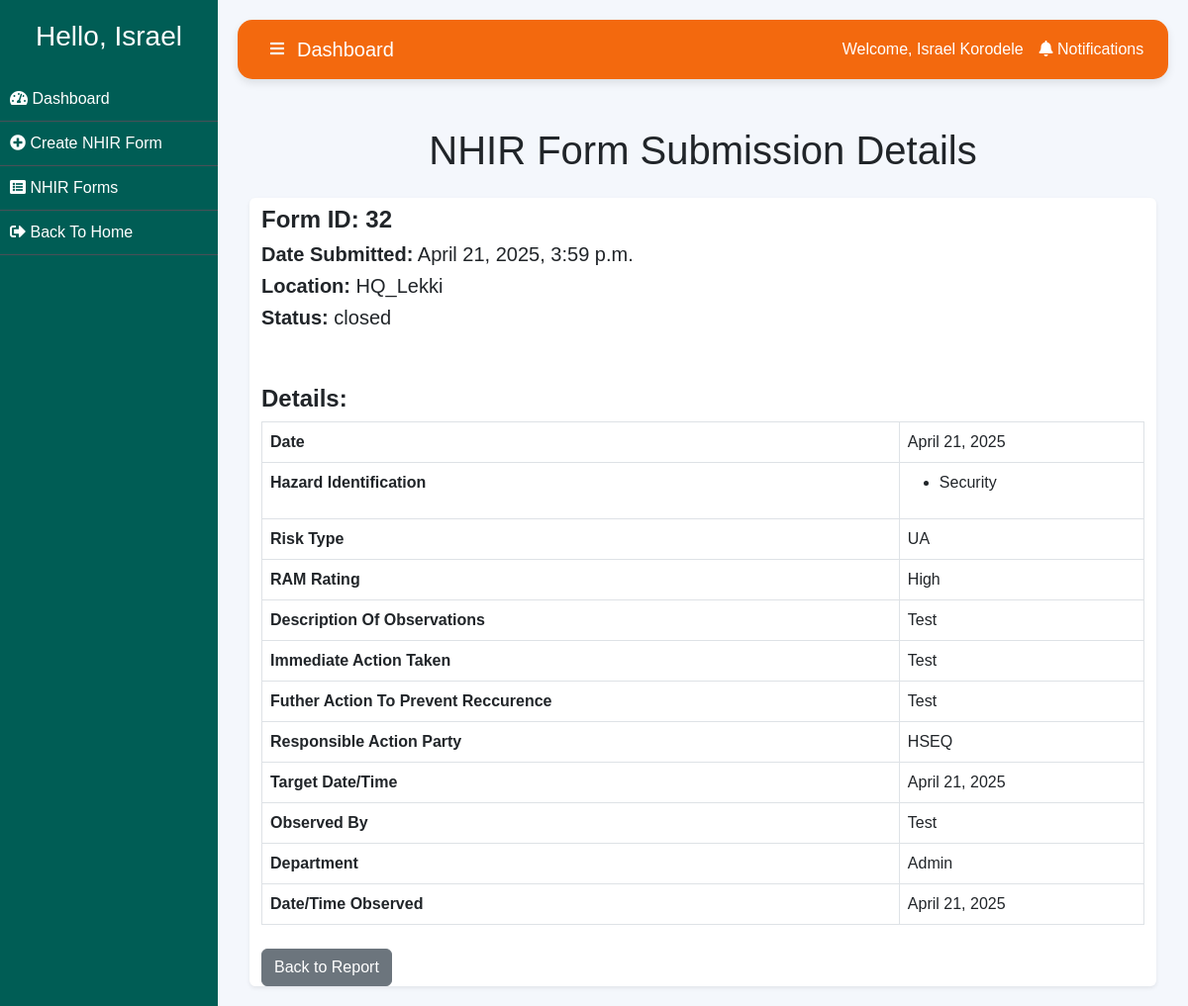
The app's page /view_nhis_form/32/ (signed in) with its own data.
### app/models.py (models this page shows, shortened)
class NHISForm(models.Model):
    user = models.ForeignKey(User, null=True, on_delete=models.CASCADE)
    date_submitted = models.DateTimeField(auto_now_add=True, null=True)
    location = models.CharField(max_length=50, choices=[
        ('HQ_Lekki', 'HQ_Lekki'),
        ('CGS_Ikorodu', 'CGS_Ikorodu'),
        ('LNG_PH', 'LNG_PH'),
        ('LFZ_Ibeju', 'LFZ_Ibeju'),
    ], blank=True, null=True)
    date = models.DateField(null=True)
    question = models.CharField(max_length=7, choices=[('option1', 'Option 1'), ('option2', 'Option 2')], null=True)
    hazard = models.ManyToManyField(Hazards, blank=True)
    risk_type = models.CharField(max_length=255, choices=[
        ('UA', 'UA (Unsafe Act)'),
        ('UC', 'UC (Unsafe Condition)'),
        ('NM', 'NM (Near Miss)'),
        ('ACD', 'ACD (Accident)'),
        ('NC', 'NC (Non-Conformity)'),
    ], blank=True, null=True)
    ram_rating = models.CharField(max_length=255, choices=[
        ('High', 'High'),
        ('Medium', 'Medium'),
        ('Low', 'Low'),
    ], blank=True, null=True)
    observation = models.TextField(blank=True)
    action_taken = models.TextField(blank=True)
    preventive_action = models.TextField(blank=True)
    responsible_party = models.CharField(max_length=7, choices=[('HSEQ', 'HSEQ')], default='HSEQ', null=True)
    target_date = models.DateField(null=True)
    observed_by = models.CharField(max_length=255, null=True)
    dept = models.CharField(max_length=255, choices=[
        ('Admin', 'Admin'),
        ('BDS', 'BDS'),
        ('DC', 'DC'),
        ('ER', 'ER'),
        ('FVC', 'FVC'),
        ('HR', 'HR'),
        ('HSE', 'HSE'),
        ('IAC', 'IAC'),
        ('IT', 'IT'),
        ('LRC', 'LRC'),
        ('TS', 'TS'),
    ], blank=True, null=True)
    observed_date = models.DateField(null=True)
    status = models.CharField(
        max_length=20,
        choices=[
            ('awaiting_supervisor', 'Awaiting Supervisor Approval'),
            ('awaiting_manager', 'Awaiting Manager Approval'),
            ('closed', 'Closed'),
            ('denied', 'Denied'),
        ],
        default='awaiting_supervisor',
    )

class Hazards(models.Model):
    name = models.CharField(max_length=255)
    def __str__(self):
        return self.name

### app/views.py (the view)
# urls.py: path('view_nhis_form/<int:pk>/', views.view_nhis_form, name='view_nhis_form'),
@login_required(login_url='app:login')
def view_nhis_form(request, pk):
    submission = get_object_or_404(NHISForm, pk=pk)
    return render(request, 'view_nhis_form.html', {'submission': submission})

### app/templates/view_nhis_form.html (shortened to what this page needs)
{% extends 'base.html' %}
{% block content %}
<div class="container mt-5">
    <h1 class="text-center mb-4">NHIR Form Submission Details</h1>
<div class="container shadow-sm bg-white" style="border-radius: 0.375rem;">
    <div class="card-body">
        <h4 class="pt-2"><strong>Form ID:  {{ submission.id }} </strong></h4>
        <h5><strong>Date Submitted:</strong> {{ submission.date_submitted }}</h5>
        <h5><strong>Location:</strong> {{ submission.location }}</h5>
        <h5><strong>Status:</strong> {{ submission.status }}</h5>
        <br><br>
        <h4><strong>Details:</strong></h4>
        <table class="table table-bordered">
            <tbody>
                <tr>
                    <th>Date</th>
                    <td>{{ submission.date }}</td>
                </tr>
                <tr>
                    <th>Hazard Identification</th>
                    <td>
                        <ul>
                            {%  for item in submission.hazard.all %}
                                <li>{{ item }}</li>
                            {% endfor %}
                        </ul>
                    </td>
                </tr>
                <tr>
                    <th>Risk Type</th>
                    <td>{{ submission.risk_type }}</td>
                </tr>
                <tr>
                    <th>RAM Rating</th>
                    <td>{{ submission.ram_rating }}</td>
                </tr>
                <tr>
                    <th>Description Of Observations</th>
                    <td>{{ submission.observation }}</td>
                </tr>
                <tr>
                    <th>Immediate Action Taken</th>
                    <td>{{ submission.action_taken }}</td>
                </tr>
                <tr>
                    <th>Futher Action To Prevent Reccurence</th>
                    <td>{{ submission.preventive_action }}</td>
                </tr>
                <tr>
                    <th>Responsible Action Party</th>
                    <td>{{ submission.responsible_party }}</td>
                </tr>
                <tr>
                    <th>Target Date/Time</th>
                    <td>{{ submission.target_date }}</td>
                </tr>
                <tr>
                    <th>Observed By</th>
                    <td>{{ submission.observed_by }}</td>
                </tr>
                <tr>
                    <th>Department</th>
                    <td>{{ submission.dept }}</td>
                </tr>
                <tr>
                    <th>Date/Time Observed</th>
                    <td>{{ submission.observed_date }}</td>
                </tr>
            </tbody>
        </table>
        <div class="mt-4">
            <a href="{% url 'app:nhis_list' %}" class="btn btn-secondary">Back to Report</a>
        </div>
    </div>
</div>
</div>
{% endblock content %}

### app/templates/base.html (shortened to what this page needs)
{% load static %}
<!DOCTYPE html>
<html lang="en">
<head>
    <link href="https://cdn.jsdelivr.net/npm/bootstrap@5.3.0-alpha1/dist/css/bootstrap.min.css" rel="stylesheet">
    <link rel="stylesheet" href="https://cdnjs.cloudflare.com/ajax/libs/font-awesome/5.15.3/css/all.min.css">
    <link href="https://cdn.jsdelivr.net/npm/aos@2.3.4/dist/aos.css" rel="stylesheet">
</head>
<body>
    <div class="sidebar" id="sidebar">
        <div class="text-center text-white mb-4">
            <h3>Hello, {{request.user.first_name}}</h3>
        </div>
        {% if is_staff %}
            <a href="{% url 'app:client' %}" ><i class="fas fa-tachometer-alt"></i> Dashboard</a>
            <a href="{% url 'app:create_nhis' %}"><i class="fas fa-plus-circle"></i> Create NHIR Form</a>
            <a href="{% url 'app:nhis_list' %}"><i class="fas fa-list-alt"></i> NHIR Forms</a>
            <a href="{% url 'app:dashboard' %}"><i class="fas fa-sign-out-alt"></i> Back To Home</a>
        {% endif %}
    </div>
    <div class="content" id="content">
        <nav class="top-navbar navbar navbar-expand-lg d-flex justify-content-between mb-5">
            <button class="btn text-light" id="toggleSidebar">
                <i class="fas fa-bars"></i>
            </button>
            {% if is_staff or is_vendor  %}
                <a class="navbar-brand" href="{% url 'app:client' %}">Dashboard</a>
            {% elif is_supervisor %}
                <a class="navbar-brand" href="{% url 'app:supervisor' %}">Supervisor Dashboard</a>
            {% else %}
                <a class="navbar-brand" href="{% url 'app:manager' %}">Manager Dashboard</a>
            {% endif %}
            <div class="d-flex align-items-center ms-auto">
                <span class="user-name me-3">Welcome, {{request.user.first_name}} {{request.user.last_name}}</span>
                <a class="nav-link" href="{% url 'app:notifications' %}" style="padding-right: 0.3rem;">
                    <i class="fas fa-bell"></i>
                    Notifications
                  </a>
            </div>
        </nav>
        {% block content%}
		{% endblock %}
</body>
</html>

### app/templates/base.html (style rules this page uses)
body { font-family: Arial, sans-serif; background-color: #f4f7fc; }
.sidebar { background-color: #005d55; min-height: 100vh; padding-top: 20px; transition: width 0.3s; width: 220px; position: fixed; top: 0; bottom: 0; }
.sidebar a { color: white; text-decoration: none; padding: 10px; display: block; border-bottom: 1px solid #495057; }
.content { margin-left: 220px; padding: 20px; transition: margin-left 0.3s ease; }
.top-navbar { background-color:rgb(243, 105, 14); color: white; padding: 10px 20px; border-radius: 15px; box-shadow: 0 4px 8px rgba(0, 0, 0, 0.1); transition: background-color 0.3s ease; }
.top-navbar .navbar-brand { color: white; }
.top-navbar .nav-link { color: white; }
.top-navbar .user-name { color: white; font-size: 1rem; }
.card-body h5 { font-size: 1.25rem; }

### records on screen
NHISForm: id "32", date_submitted "April 21, 2025, 3:59 p.m.", location "HQ_Lekki", status "closed", date "April 21, 2025", risk_type "UA", ram_rating "High", observation "Test", action_taken "Test", preventive_action "Test", responsible_party "HSEQ", target_date "April 21, 2025", observed_by "Test", dept "Admin", observed_date "April 21, 2025"
Hazards: name "Security"

### other values on screen
{{ request.user.first_name }} "Israel"
{{ request.user.last_name }} "Korodele"
